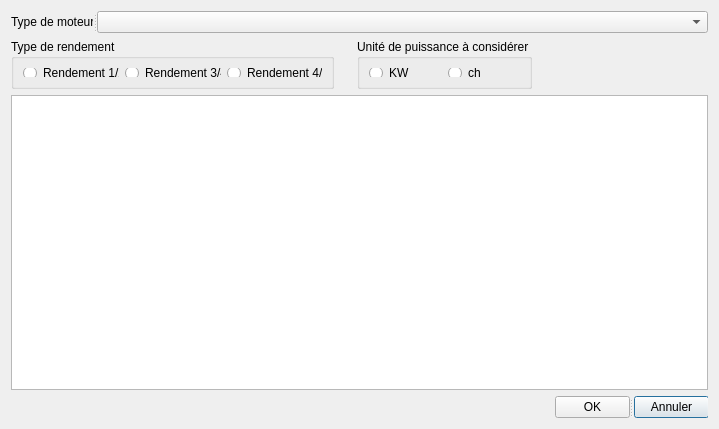
<?xml version="1.0" encoding="UTF-8"?>
<ui version="4.0">
 <class>BDChoixDeMoteur</class>
 <widget class="QDialog" name="BDChoixDeMoteur">
  <property name="geometry">
   <rect>
    <x>0</x>
    <y>0</y>
    <width>719</width>
    <height>429</height>
   </rect>
  </property>
  <property name="windowTitle">
   <string>Dialog</string>
  </property>
  <layout class="QVBoxLayout" name="verticalLayout">
   <item>
    <widget class="QSplitter" name="splitter_2">
     <property name="orientation">
      <enum>Qt::Horizontal</enum>
     </property>
     <widget class="QLabel" name="label">
      <property name="maximumSize">
       <size>
        <width>82</width>
        <height>16777215</height>
       </size>
      </property>
      <property name="text">
       <string>Type de moteur: </string>
      </property>
     </widget>
     <widget class="QComboBox" name="comboBoxTypeDeMoteur">
      <property name="maximumSize">
       <size>
        <width>16777215</width>
        <height>16777215</height>
       </size>
      </property>
     </widget>
    </widget>
   </item>
   <item>
    <layout class="QFormLayout" name="formLayout">
     <property name="horizontalSpacing">
      <number>23</number>
     </property>
     <item row="0" column="0">
      <widget class="QGroupBox" name="groupBoxTypeDeRendement">
       <property name="maximumSize">
        <size>
         <width>323</width>
         <height>50</height>
        </size>
       </property>
       <property name="title">
        <string>Type de rendement</string>
       </property>
       <layout class="QGridLayout" name="gridLayout">
        <item row="0" column="0">
         <widget class="QRadioButton" name="RUnDemi">
          <property name="text">
           <string>Rendement 1/2</string>
          </property>
         </widget>
        </item>
        <item row="0" column="1">
         <widget class="QRadioButton" name="RTroisQuart">
          <property name="text">
           <string>Rendement 3/4</string>
          </property>
         </widget>
        </item>
        <item row="0" column="2">
         <widget class="QRadioButton" name="RQuatreQuart">
          <property name="text">
           <string>Rendement 4/4</string>
          </property>
         </widget>
        </item>
       </layout>
      </widget>
     </item>
     <item row="0" column="1">
      <widget class="QGroupBox" name="groupBox">
       <property name="maximumSize">
        <size>
         <width>175</width>
         <height>50</height>
        </size>
       </property>
       <property name="title">
        <string>Unité de puissance à considérer</string>
       </property>
       <layout class="QGridLayout" name="gridLayout_2">
        <item row="0" column="0">
         <widget class="QRadioButton" name="KW">
          <property name="text">
           <string>KW</string>
          </property>
         </widget>
        </item>
        <item row="0" column="1">
         <widget class="QRadioButton" name="ch">
          <property name="text">
           <string>ch</string>
          </property>
         </widget>
        </item>
       </layout>
      </widget>
     </item>
    </layout>
   </item>
   <item>
    <widget class="QTableView" name="tableView">
     <property name="selectionMode">
      <enum>QAbstractItemView::SingleSelection</enum>
     </property>
     <property name="selectionBehavior">
      <enum>QAbstractItemView::SelectRows</enum>
     </property>
    </widget>
   </item>
   <item>
    <widget class="QSplitter" name="splitter">
     <property name="layoutDirection">
      <enum>Qt::RightToLeft</enum>
     </property>
     <property name="orientation">
      <enum>Qt::Horizontal</enum>
     </property>
     <widget class="QPushButton" name="btn_Annuler">
      <property name="maximumSize">
       <size>
        <width>75</width>
        <height>23</height>
       </size>
      </property>
      <property name="text">
       <string>Annuler</string>
      </property>
     </widget>
     <widget class="QPushButton" name="btn_OK">
      <property name="maximumSize">
       <size>
        <width>75</width>
        <height>23</height>
       </size>
      </property>
      <property name="text">
       <string>OK</string>
      </property>
     </widget>
    </widget>
   </item>
  </layout>
 </widget>
 <resources/>
 <connections/>
</ui>
